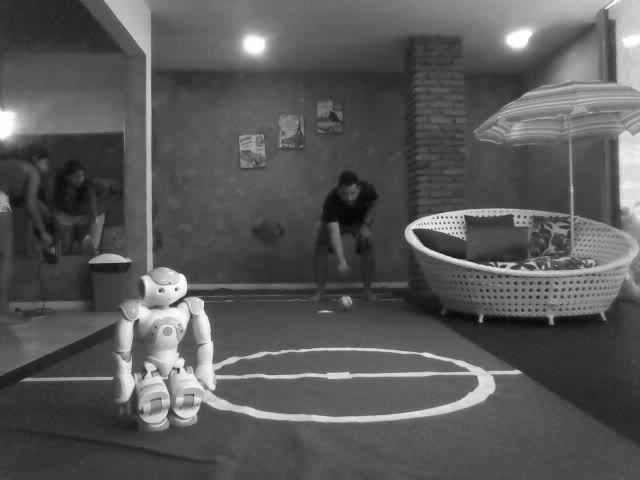
#> input picture data/apartamento_iluminado_11.png, 640 x 480 px, given in place of apartamento_iluminado_11.png.avi, which was not available
$ python pd6.py data/apartamento_iluminado_11.png
#> lines starting #> are read from the running program, lines starting #| are printed output that depends on the picture; after the words box and inside, x2 and y2 are one past the last pixel; in counts of white or black regions, pixels touching at a corner belong together; pictures that were not available may be replaced by others from this repository, and a replacement may not be noted
import numpy as np
import sys
import cv2


def pixelCountCheck(blackMin, whiteMin, whiteMask, blackMask, pt1, pt2):

	height, width = whiteMask.shape
	canvas = whiteMask.copy()
	canvas[0:height, 0:width] = 0

	maskedWhite = canvas.copy()
	maskedBlack = canvas.copy()

	canvas = cv2.rectangle(canvas,pt1,pt2,255,-1)
	maskedWhite = canvas&whiteMask
	maskedBlack = canvas&blackMask

	whiteCount = cv2.countNonZero(maskedWhite)
	blackCount = cv2.countNonZero(maskedBlack)

	area = (pt1[0]-pt2[0])*(pt1[1]-pt2[1])*1.0

	if(whiteCount/area > whiteMin and blackCount/area > blackMin):
		return 1
	else:
		return 0


ball_cascade = cv2.CascadeClassifier('train/cascade.xml')

videoname = sys.argv[1]+'.avi'
cap = cv2.VideoCapture(videoname)

param1 = 0.1
param2 = 0.1

valid = 0

while(True):
    ret, frame = cap.read()
#> frame is the input picture: shape (480, 640, 3); min 2, max 255, mean 88.4

    if ret==False:
    	break

    gray = cv2.cvtColor(frame, cv2.COLOR_BGR2GRAY)
    ball = ball_cascade.detectMultiScale(gray, 1.3, 5)
#> ball = ()

    whiteMask = cv2.inRange(gray, 100, 255)
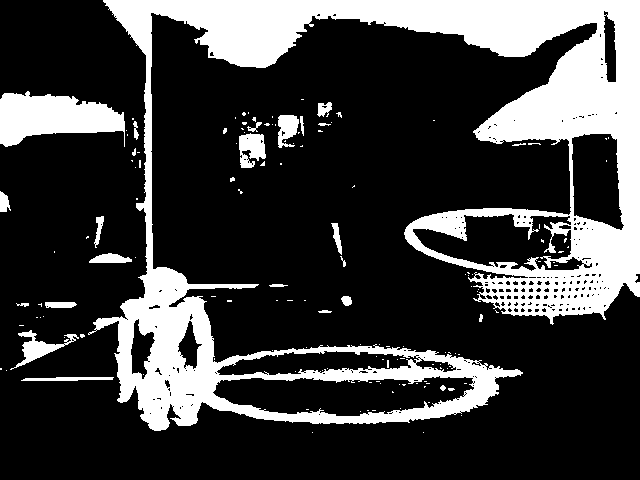
#> whiteMask: shape (480, 640); 24.1% white; 143 white regions (118 under 20 px), largest, box (x1, y1, x2, y2) and area: (88, 0, 640, 431) 65180, (0, 91, 125, 147) 4506, (10, 330, 79, 370) 727
    blackMask = cv2.inRange(gray, 0, 100)
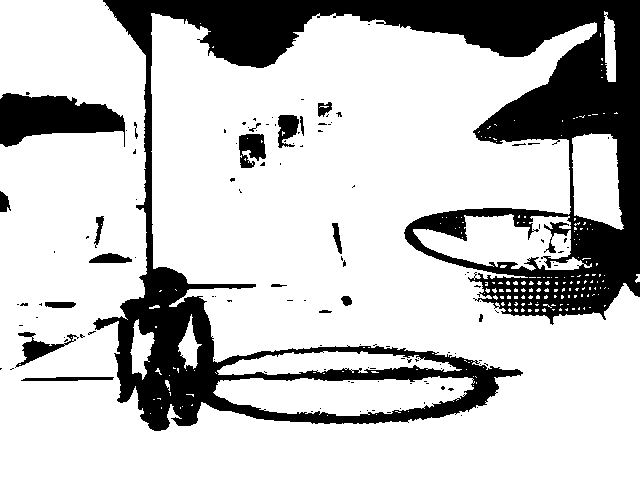
#> blackMask: shape (480, 640); 76.6% white; 125 black regions (105 under 20 px), largest, box (x1, y1, x2, y2) and area: (93, 0, 640, 431) 63665, (0, 93, 125, 147) 4362, (239, 134, 266, 168) 660

    for (x,y,w,h) in ball:
    	valid =  pixelCountCheck(0.1, 0.1, whiteMask, blackMask, (x,y),(x+w,y+h))
    	if valid:
    		cv2.rectangle(frame,(x,y),(x+w,y+h),(255,0,0),2)
#> this loop made 0 passes


    cv2.imshow('ball_detection',frame)

    cv2.waitKey(0)


cv2.destroyAllWindows()

$ run again, on data/apartamento_iluminado_117.png
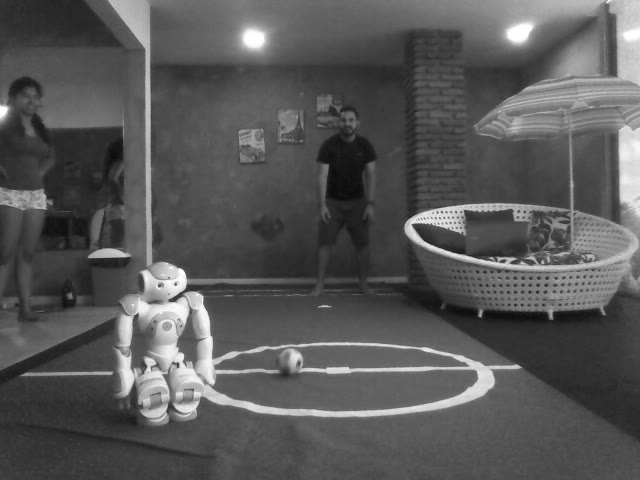
#> input picture data/apartamento_iluminado_117.png, 640 x 480 px, given in place of apartamento_iluminado_117.png.avi, which was not available
#> frame is the input picture: shape (480, 640, 3); min 10, max 255, mean 87.8
#> ball = [[273, 348, 30, 30]]
#> `whiteMask = cv2.inRange(gray, 100, 255)`:
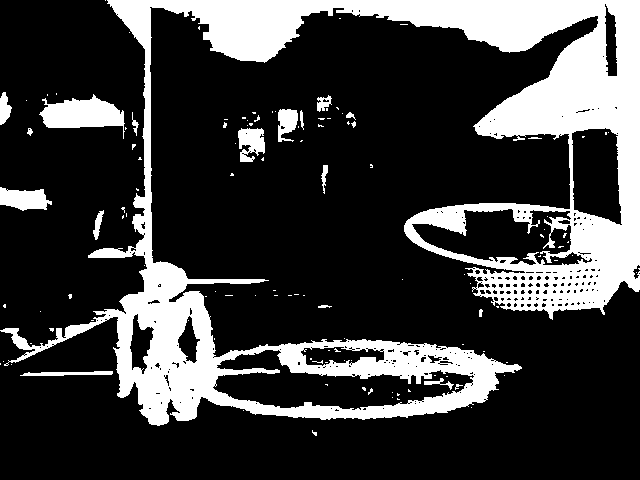
#> whiteMask: shape (480, 640); 23.4% white; 122 white regions (103 under 20 px), largest, box (x1, y1, x2, y2) and area: (0, 0, 640, 426) 66130, (39, 94, 125, 139) 2043, (0, 187, 52, 211) 857
#> blackMask: shape (480, 640); 77.5% white; 125 black regions (107 under 20 px), largest, box (x1, y1, x2, y2) and area: (10, 0, 640, 425) 63586, (40, 96, 124, 139) 1923, (0, 187, 52, 211) 855
#> the loop `for (x,y,w,h) in ball:` made 1 pass
#> (x, y, w, h, height in pixelCountCheck, width in pixelCountCheck, whiteCount in pixelCountCheck, blackCount in pixelCountCheck) on pass 1: (273, 348, 30, 30, 480, 640, 563, 406)
#> after the loop `for (x,y,w,h) in ball:`:
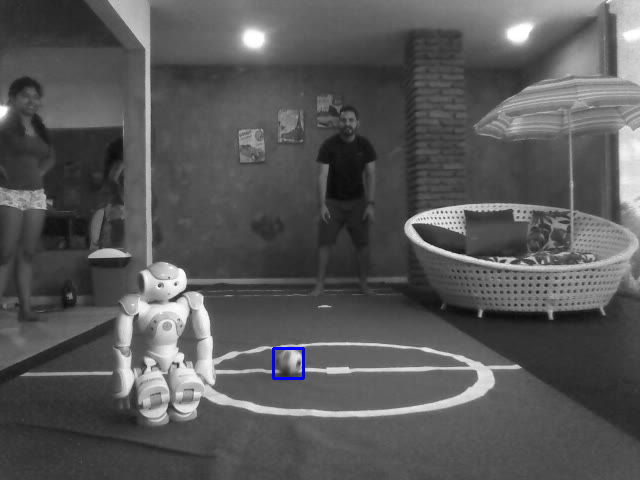
#> frame: shape (480, 640, 3); 0.12% of pixels changed, all inside (x1, y1, x2, y2) = (272, 347, 305, 380)
